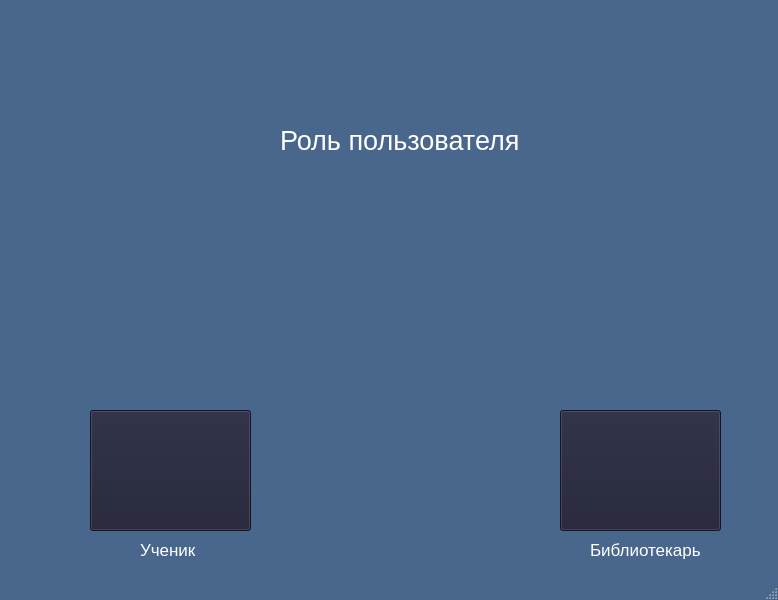
<?xml version="1.0" encoding="UTF-8"?>
<ui version="4.0">
 <class>MainWindow</class>
 <widget class="QMainWindow" name="MainWindow">
  <property name="geometry">
   <rect>
    <x>0</x>
    <y>0</y>
    <width>778</width>
    <height>600</height>
   </rect>
  </property>
  <property name="font">
   <font>
    <pointsize>7</pointsize>
   </font>
  </property>
  <property name="windowTitle">
   <string>MainWindow</string>
  </property>
  <property name="styleSheet">
   <string notr="true">QMainWindow {
background-color: #49678D;
}
</string>
  </property>
  <widget class="QWidget" name="centralwidget">
   <property name="styleSheet">
    <string notr="true">QMainWindow {
            background-color: #6C92AF;
        }</string>
   </property>
   <widget class="QPushButton" name="student">
    <property name="geometry">
     <rect>
      <x>90</x>
      <y>410</y>
      <width>161</width>
      <height>121</height>
     </rect>
    </property>
    <property name="minimumSize">
     <size>
      <width>0</width>
      <height>0</height>
     </size>
    </property>
    <property name="maximumSize">
     <size>
      <width>16777215</width>
      <height>16777215</height>
     </size>
    </property>
    <property name="font">
     <font>
      <pointsize>14</pointsize>
     </font>
    </property>
    <property name="styleSheet">
     <string notr="true">QPushButton {
            background-color: #1D1E33;
        }</string>
    </property>
    <property name="text">
     <string/>
    </property>
   </widget>
   <widget class="QPushButton" name="pushButton_2">
    <property name="geometry">
     <rect>
      <x>560</x>
      <y>410</y>
      <width>161</width>
      <height>121</height>
     </rect>
    </property>
    <property name="font">
     <font>
      <pointsize>18</pointsize>
     </font>
    </property>
    <property name="styleSheet">
     <string notr="true">QPushButton {
            background-color: #1D1E33;
        }</string>
    </property>
    <property name="text">
     <string/>
    </property>
   </widget>
   <widget class="QLabel" name="label">
    <property name="geometry">
     <rect>
      <x>280</x>
      <y>100</y>
      <width>451</width>
      <height>81</height>
     </rect>
    </property>
    <property name="font">
     <font>
      <pointsize>20</pointsize>
     </font>
    </property>
    <property name="styleSheet">
     <string notr="true">QLabel {
color: white;
}</string>
    </property>
    <property name="text">
     <string>Роль пользователя</string>
    </property>
   </widget>
   <widget class="QLabel" name="label_2">
    <property name="geometry">
     <rect>
      <x>140</x>
      <y>540</y>
      <width>81</width>
      <height>20</height>
     </rect>
    </property>
    <property name="font">
     <font>
      <pointsize>13</pointsize>
     </font>
    </property>
    <property name="styleSheet">
     <string notr="true">QLabel {
color: white;
}</string>
    </property>
    <property name="text">
     <string>Ученик</string>
    </property>
   </widget>
   <widget class="QLabel" name="label_3">
    <property name="geometry">
     <rect>
      <x>590</x>
      <y>540</y>
      <width>151</width>
      <height>20</height>
     </rect>
    </property>
    <property name="font">
     <font>
      <pointsize>13</pointsize>
     </font>
    </property>
    <property name="styleSheet">
     <string notr="true">QLabel {
color: white;
}</string>
    </property>
    <property name="text">
     <string>Библиотекарь</string>
    </property>
   </widget>
  </widget>
  <widget class="QStatusBar" name="statusbar"/>
 </widget>
 <resources/>
 <connections/>
</ui>
